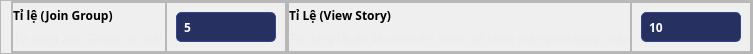
                         <widget class="QFrame" name="frame_117">
                          <property name="maximumSize">
                           <size>
                            <width>16777215</width>
                            <height>50</height>
                           </size>
                          </property>
                          <property name="styleSheet">
                           <string notr="true">QFrame#frame_117{
border-bottom:0.5px solid #2f3d7a;
padding-bottom:4px;
}</string>
                          </property>
                          <property name="frameShape">
                           <enum>QFrame::StyledPanel</enum>
                          </property>
                          <property name="frameShadow">
                           <enum>QFrame::Raised</enum>
                          </property>
                          <layout class="QHBoxLayout" name="horizontalLayout_85">
                           <property name="spacing">
                            <number>0</number>
                           </property>
                           <property name="leftMargin">
                            <number>10</number>
                           </property>
                           <property name="topMargin">
                            <number>0</number>
                           </property>
                           <property name="rightMargin">
                            <number>0</number>
                           </property>
                           <property name="bottomMargin">
                            <number>0</number>
                           </property>
                           <item>
                            <widget class="QFrame" name="frame_118">
                             <property name="frameShape">
                              <enum>QFrame::StyledPanel</enum>
                             </property>
                             <property name="frameShadow">
                              <enum>QFrame::Raised</enum>
                             </property>
                             <layout class="QHBoxLayout" name="horizontalLayout_86">
                              <property name="spacing">
                               <number>0</number>
                              </property>
                              <property name="leftMargin">
                               <number>0</number>
                              </property>
                              <property name="topMargin">
                               <number>0</number>
                              </property>
                              <property name="rightMargin">
                               <number>0</number>
                              </property>
                              <property name="bottomMargin">
                               <number>0</number>
                              </property>
                              <item>
                               <widget class="QFrame" name="frame_119">
                                <property name="frameShape">
                                 <enum>QFrame::StyledPanel</enum>
                                </property>
                                <property name="frameShadow">
                                 <enum>QFrame::Raised</enum>
                                </property>
                                <layout class="QVBoxLayout" name="verticalLayout_45">
                                 <property name="spacing">
                                  <number>0</number>
                                 </property>
                                 <property name="leftMargin">
                                  <number>0</number>
                                 </property>
                                 <property name="topMargin">
                                  <number>0</number>
                                 </property>
                                 <property name="rightMargin">
                                  <number>0</number>
                                 </property>
                                 <property name="bottomMargin">
                                  <number>0</number>
                                 </property>
                                 <item>
                                  <widget class="QLabel" name="label_37">
                                   <property name="font">
                                    <font>
                                     <family>MesloLGLDZ Nerd Font</family>
                                     <weight>75</weight>
                                     <bold>true</bold>
                                    </font>
                                   </property>
                                   <property name="text">
                                    <string>Tỉ lệ (Join Group)</string>
                                   </property>
                                  </widget>
                                 </item>
                                 <item>
                                  <widget class="QLabel" name="label_38">
                                   <property name="styleSheet">
                                    <string notr="true">color: rgb(235, 235, 235);</string>
                                   </property>
                                   <property name="text">
                                    <string>Tự động Join Group đề xuất</string>
                                   </property>
                                  </widget>
                                 </item>
                                </layout>
                               </widget>
                              </item>
                              <item alignment="Qt::AlignRight">
                               <widget class="QFrame" name="FrameID_ProfileLog_5">
                                <property name="maximumSize">
                                 <size>
                                  <width>200</width>
                                  <height>16777215</height>
                                 </size>
                                </property>
                                <property name="frameShape">
                                 <enum>QFrame::StyledPanel</enum>
                                </property>
                                <property name="frameShadow">
                                 <enum>QFrame::Raised</enum>
                                </property>
                                <layout class="QVBoxLayout" name="verticalLayout_57">
                                 <item>
                                  <widget class="QLineEdit" name="JoinGroupPercent">
                                   <property name="minimumSize">
                                    <size>
                                     <width>0</width>
                                     <height>30</height>
                                    </size>
                                   </property>
                                   <property name="maximumSize">
                                    <size>
                                     <width>100</width>
                                     <height>16777215</height>
                                    </size>
                                   </property>
                                   <property name="font">
                                    <font>
                                     <family>MesloLGLDZ Nerd Font</family>
                                     <pointsize>9</pointsize>
                                     <weight>75</weight>
                                     <bold>true</bold>
                                    </font>
                                   </property>
                                   <property name="styleSheet">
                                    <string notr="true">QLineEdit{
color: rgb(255, 255, 255);
background-color: rgb(38, 49, 98);
border-radius:5px;
padding:5px;
border:1px solid #36458b;
}
QLineEdit:hover{
color: rgb(255, 255, 255);
background-color: rgb(38, 49, 98);
border-radius:5px;
border:1px solid #3a4a95;
padding:5px;
}
</string>
                                   </property>
                                   <property name="text">
                                    <string>5</string>
                                   </property>
                                   <property name="placeholderText">
                                    <string>0-&gt;100</string>
                                   </property>
                                  </widget>
                                 </item>
                                </layout>
                               </widget>
                              </item>
                             </layout>
                            </widget>
                           </item>
                           <item>
                            <widget class="QFrame" name="frame_120">
                             <property name="frameShape">
                              <enum>QFrame::StyledPanel</enum>
                             </property>
                             <property name="frameShadow">
                              <enum>QFrame::Raised</enum>
                             </property>
                             <layout class="QHBoxLayout" name="horizontalLayout_87">
                              <property name="spacing">
                               <number>0</number>
                              </property>
                              <property name="leftMargin">
                               <number>0</number>
                              </property>
                              <property name="topMargin">
                               <number>0</number>
                              </property>
                              <property name="rightMargin">
                               <number>0</number>
                              </property>
                              <property name="bottomMargin">
                               <number>0</number>
                              </property>
                              <item>
                               <widget class="QFrame" name="frame_121">
                                <property name="frameShape">
                                 <enum>QFrame::StyledPanel</enum>
                                </property>
                                <property name="frameShadow">
                                 <enum>QFrame::Raised</enum>
                                </property>
                                <layout class="QVBoxLayout" name="verticalLayout_46">
                                 <property name="spacing">
                                  <number>0</number>
                                 </property>
                                 <property name="leftMargin">
                                  <number>0</number>
                                 </property>
                                 <property name="topMargin">
                                  <number>0</number>
                                 </property>
                                 <property name="rightMargin">
                                  <number>0</number>
                                 </property>
                                 <property name="bottomMargin">
                                  <number>0</number>
                                 </property>
                                 <item>
                                  <widget class="QLabel" name="label_39">
                                   <property name="font">
                                    <font>
                                     <family>MesloLGLDZ Nerd Font</family>
                                     <weight>75</weight>
                                     <bold>true</bold>
                                    </font>
                                   </property>
                                   <property name="text">
                                    <string>Tỉ Lệ (View Story)</string>
                                   </property>
                                  </widget>
                                 </item>
                                 <item>
                                  <widget class="QLabel" name="label_40">
                                   <property name="styleSheet">
                                    <string notr="true">color: rgb(235, 235, 235);</string>
                                   </property>
                                   <property name="text">
                                    <string>Tự động tải dữ liệu mới lên Sheet cá nhân mà người dùng nhập</string>
                                   </property>
                                  </widget>
                                 </item>
                                </layout>
                               </widget>
                              </item>
                              <item alignment="Qt::AlignRight">
                               <widget class="QFrame" name="FrameID_Backup_5">
                                <property name="maximumSize">
                                 <size>
                                  <width>200</width>
                                  <height>16777215</height>
                                 </size>
                                </property>
                                <property name="frameShape">
                                 <enum>QFrame::StyledPanel</enum>
                                </property>
                                <property name="frameShadow">
                                 <enum>QFrame::Raised</enum>
                                </property>
                                <layout class="QVBoxLayout" name="verticalLayout_58">
                                 <item>
                                  <widget class="QLineEdit" name="StoryPercent">
                                   <property name="minimumSize">
                                    <size>
                                     <width>0</width>
                                     <height>30</height>
                                    </size>
                                   </property>
                                   <property name="maximumSize">
                                    <size>
                                     <width>100</width>
                                     <height>16777215</height>
                                    </size>
                                   </property>
                                   <property name="font">
                                    <font>
                                     <family>MesloLGLDZ Nerd Font</family>
                                     <pointsize>9</pointsize>
                                     <weight>75</weight>
                                     <bold>true</bold>
                                    </font>
                                   </property>
                                   <property name="styleSheet">
                                    <string notr="true">QLineEdit{
color: rgb(255, 255, 255);
background-color: rgb(38, 49, 98);
border-radius:5px;
padding:5px;
border:1px solid #36458b;
}
QLineEdit:hover{
color: rgb(255, 255, 255);
background-color: rgb(38, 49, 98);
border-radius:5px;
border:1px solid #3a4a95;
padding:5px;
}
</string>
                                   </property>
                                   <property name="text">
                                    <string>10</string>
                                   </property>
                                   <property name="placeholderText">
                                    <string>0-&gt;100</string>
                                   </property>
                                  </widget>
                                 </item>
                                </layout>
                               </widget>
                              </item>
                             </layout>
                            </widget>
                           </item>
                          </layout>
                         </widget>
